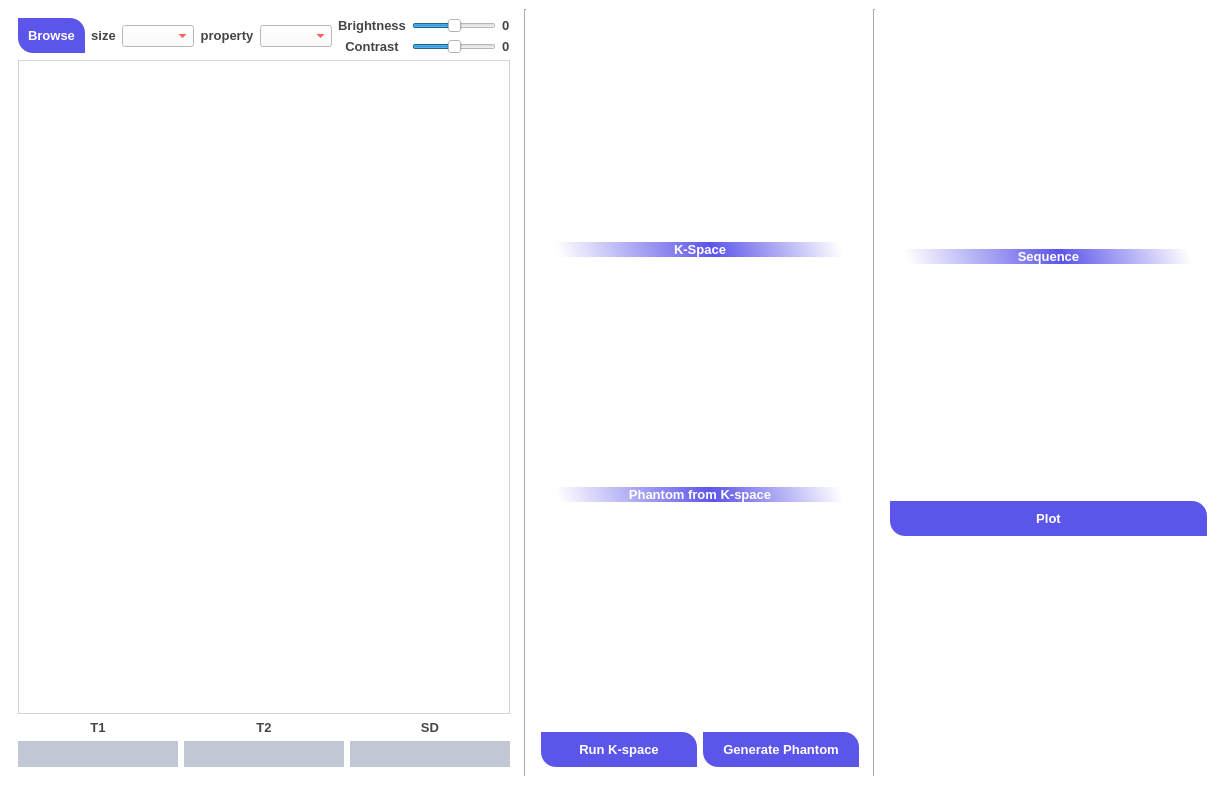
<?xml version="1.0" encoding="UTF-8"?>
<ui version="4.0">
 <class>MainWindow</class>
 <widget class="QMainWindow" name="MainWindow">
  <property name="geometry">
   <rect>
    <x>0</x>
    <y>0</y>
    <width>1225</width>
    <height>785</height>
   </rect>
  </property>
  <property name="windowTitle">
   <string>Image Reconstruction</string>
  </property>
  <property name="windowIcon">
   <iconset>
    <normaloff>SheppLogan_Phantom256.jpg</normaloff>SheppLogan_Phantom256.jpg</iconset>
  </property>
  <property name="styleSheet">
   <string notr="true">
/*-----QWidget-----*/
QWidget
{
	background-color: #fff;
	color: red;

}


/*-----QLabel-----*/
QLabel
{
	background-color: transparent;
	color: #454544;
	font-weight: bold;
	font-size: 13px;

}


/*-----QPushButton-----*/
QPushButton
{
	background-color: #5c55e9;
	color: #fff;
	font-size: 13px;
	font-weight: bold;
	border-top-right-radius: 15px;
	border-top-left-radius: 0px;
	border-bottom-right-radius: 0px;
	border-bottom-left-radius: 15px;
	padding: 10px;

}


QPushButton::disabled
{
	background-color: #5c5c5c;

}


QPushButton::hover
{
	background-color: #5564f2;

}


QPushButton::pressed
{
	background-color: #3d4ef2;

}


/*-----QCheckBox-----*/
QCheckBox
{
	background-color: transparent;
	color: #5c55e9;
	font-size: 10px;
	font-weight: bold;
	border: none;
	border-radius: 5px;

}


/*-----QCheckBox-----*/
QCheckBox::indicator
{
    background-color: #323232;
    border: 1px solid darkgray;
    width: 12px;
    height: 12px;

}


QCheckBox::indicator:checked
{
    image:url(&quot;./ressources/check.png&quot;);
	background-color: #5c55e9;
    border: 1px solid #5c55e9;

}


QCheckBox::indicator:unchecked:hover
{
    border: 1px solid #5c55e9;

}


QCheckBox::disabled
{
	color: #656565;

}


QCheckBox::indicator:disabled
{
	background-color: #656565;
	color: #656565;
    border: 1px solid #656565;

}


/*-----QLineEdit-----*/
QLineEdit
{
	background-color: #c2c7d5;
	color: #2a547f;
	border: none;
	padding: 5px;

}


/*-----QListView-----*/
QListView
{
	background-color: #5c55e9;
	color: #fff;
	font-size: 14px;
	font-weight: bold;
	show-decoration-selected: 0;
	border-radius: 4px;
	padding-left: -15px;
	padding-right: -15px;
	padding-top: 5px;

} 


QListView:disabled 
{
	background-color: #5c5c5c;

}


QListView::item
{
	background-color: #454e5e;
	border: none;
	padding: 10px;
	border-radius: 0px;
	padding-left : 10px;
	height: 32px;

}


QListView::item:selected
{
	color: #000;
	background-color: #fff;

}


QListView::item:!selected
{
	color:white;
	background-color: transparent;
	border: none;
	padding-left : 10px;

}


QListView::item:!selected:hover
{
	color: #fff;
	background-color: #5564f2;
	border: none;
	padding-left : 10px;

}


/*-----QTreeView-----*/
QTreeView 
{
	background-color: #fff;
	show-decoration-selected: 0;
	color: #454544;

}


QTreeView:disabled
{
	background-color: #242526;
	show-decoration-selected: 0;

}


QTreeView::item 
{
	border-top-color: transparent;
	border-bottom-color: transparent;

}


QTreeView::item:hover 
{
	background-color: #bcbdbb;
	color: #000;

}


QTreeView::item:selected 
{
	background-color: #5c55e9;
	color: #fff;

}


QTreeView::item:selected:active
{
	background-color: #5c55e9;
	color: #fff;

}


QTreeView::item:selected:disabled
{
	background-color: #525251;
	color: #656565;

}


QTreeView::branch:has-children:!has-siblings:closed,
QTreeView::branch:closed:has-children:has-siblings 
{
	image: url(://tree-closed.png);

}

QTreeView::branch:open:has-children:!has-siblings,
QTreeView::branch:open:has-children:has-siblings  
{
	image: url(://tree-open.png);

}


/*-----QTableView &amp; QTableWidget-----*/
QTableView
{
    background-color: #fff;
	border: 1px solid gray;
    color: #454544;
    gridline-color: gray;
    outline : 0;

}


QTableView::disabled
{
    background-color: #242526;
    border: 1px solid #32414B;
    color: #656565;
    gridline-color: #656565;
    outline : 0;

}


QTableView::item:hover 
{
    background-color: #bcbdbb;
    color: #000;

}


QTableView::item:selected 
{
	background-color: #5c55e9;
    color: #fff;

}


QTableView::item:selected:disabled
{
    background-color: #1a1b1c;
    border: 2px solid #525251;
    color: #656565;

}


QTableCornerButton::section
{
	background-color: #ced5e3;
	border: none;
    color: #fff;

}


QHeaderView::section
{
	color: #2a547f;
	border: 0px;
	background-color: #ced5e3;
	padding: 5px;

}


QHeaderView::section:disabled
{
    background-color: #525251;
    color: #656565;

}


QHeaderView::section:checked
{
    color: #fff;
    background-color: #5c55e9;

}


QHeaderView::section:checked:disabled
{
    color: #656565;
    background-color: #525251;

}


QHeaderView::section::vertical::first,
QHeaderView::section::vertical::only-one
{
    border-top: 1px solid #353635;

}


QHeaderView::section::vertical
{
    border-top: 1px solid #353635;

}


QHeaderView::section::horizontal::first,
QHeaderView::section::horizontal::only-one
{
    border-left: 1px solid #353635;

}


QHeaderView::section::horizontal
{
    border-left: 1px solid #353635;

}


/*-----QScrollBar-----*/
QScrollBar:horizontal 
{
    background-color: transparent;
    height: 8px;
    margin: 0px;
    padding: 0px;

}


QScrollBar::handle:horizontal 
{
    border: none;
	min-width: 100px;
    background-color: #7e92b7;

}


QScrollBar::add-line:horizontal, 
QScrollBar::sub-line:horizontal,
QScrollBar::add-page:horizontal, 
QScrollBar::sub-page:horizontal 
{
    width: 0px;
    background-color: #d8dce6;

}


QScrollBar:vertical 
{
    background-color: transparent;
    width: 8px;
    margin: 0;

}


QScrollBar::handle:vertical 
{
    border: none;
	min-height: 100px;
    background-color: #7e92b7;

}


QScrollBar::add-line:vertical, 
QScrollBar::sub-line:vertical,
QScrollBar::add-page:vertical, 
QScrollBar::sub-page:vertical 
{
    height: 0px;
    background-color: #d8dce6;

}
</string>
  </property>
  <widget class="QWidget" name="centralwidget">
   <layout class="QGridLayout" name="gridLayout">
    <item row="0" column="0">
     <layout class="QHBoxLayout" name="horizontalLayout_10" stretch="0,0,1,0,1">
      <property name="spacing">
       <number>5</number>
      </property>
      <item>
       <widget class="QWidget" name="widget" native="true">
        <layout class="QVBoxLayout" name="verticalLayout_Phantom">
         <item>
          <layout class="QHBoxLayout" name="horizontalLayout_9">
           <item>
            <widget class="QPushButton" name="pushButton_Browse">
             <property name="sizePolicy">
              <sizepolicy hsizetype="Minimum" vsizetype="Maximum">
               <horstretch>0</horstretch>
               <verstretch>0</verstretch>
              </sizepolicy>
             </property>
             <property name="text">
              <string>Browse</string>
             </property>
            </widget>
           </item>
           <item>
            <layout class="QHBoxLayout" name="horizontalLayout_8">
             <item>
              <layout class="QHBoxLayout" name="horizontalLayout_7">
               <item>
                <layout class="QHBoxLayout" name="horizontalLayout">
                 <item>
                  <widget class="QLabel" name="label_7">
                   <property name="sizePolicy">
                    <sizepolicy hsizetype="MinimumExpanding" vsizetype="Maximum">
                     <horstretch>0</horstretch>
                     <verstretch>0</verstretch>
                    </sizepolicy>
                   </property>
                   <property name="font">
                    <font>
                     <pointsize>-1</pointsize>
                     <weight>75</weight>
                     <bold>true</bold>
                    </font>
                   </property>
                   <property name="text">
                    <string>size</string>
                   </property>
                   <property name="alignment">
                    <set>Qt::AlignCenter</set>
                   </property>
                  </widget>
                 </item>
                 <item>
                  <widget class="QComboBox" name="comboBox_size">
                   <property name="sizePolicy">
                    <sizepolicy hsizetype="Preferred" vsizetype="Fixed">
                     <horstretch>0</horstretch>
                     <verstretch>0</verstretch>
                    </sizepolicy>
                   </property>
                  </widget>
                 </item>
                </layout>
               </item>
               <item>
                <layout class="QHBoxLayout" name="horizontalLayout_5">
                 <item>
                  <widget class="QLabel" name="label">
                   <property name="sizePolicy">
                    <sizepolicy hsizetype="MinimumExpanding" vsizetype="Maximum">
                     <horstretch>0</horstretch>
                     <verstretch>0</verstretch>
                    </sizepolicy>
                   </property>
                   <property name="font">
                    <font>
                     <pointsize>-1</pointsize>
                     <weight>75</weight>
                     <bold>true</bold>
                    </font>
                   </property>
                   <property name="text">
                    <string>property</string>
                   </property>
                   <property name="alignment">
                    <set>Qt::AlignCenter</set>
                   </property>
                  </widget>
                 </item>
                 <item>
                  <widget class="QComboBox" name="comboBox_property">
                   <property name="sizePolicy">
                    <sizepolicy hsizetype="Preferred" vsizetype="Fixed">
                     <horstretch>0</horstretch>
                     <verstretch>0</verstretch>
                    </sizepolicy>
                   </property>
                  </widget>
                 </item>
                </layout>
               </item>
              </layout>
             </item>
             <item>
              <layout class="QVBoxLayout" name="verticalLayout_4">
               <item>
                <layout class="QHBoxLayout" name="horizontalLayout_3">
                 <item>
                  <widget class="QLabel" name="label_14">
                   <property name="sizePolicy">
                    <sizepolicy hsizetype="MinimumExpanding" vsizetype="Maximum">
                     <horstretch>0</horstretch>
                     <verstretch>0</verstretch>
                    </sizepolicy>
                   </property>
                   <property name="font">
                    <font>
                     <pointsize>-1</pointsize>
                     <weight>75</weight>
                     <bold>true</bold>
                    </font>
                   </property>
                   <property name="text">
                    <string>Brightness</string>
                   </property>
                   <property name="alignment">
                    <set>Qt::AlignCenter</set>
                   </property>
                  </widget>
                 </item>
                 <item>
                  <widget class="QSlider" name="slider_brightness">
                   <property name="sizePolicy">
                    <sizepolicy hsizetype="MinimumExpanding" vsizetype="Maximum">
                     <horstretch>0</horstretch>
                     <verstretch>0</verstretch>
                    </sizepolicy>
                   </property>
                   <property name="minimum">
                    <number>0</number>
                   </property>
                   <property name="maximum">
                    <number>200</number>
                   </property>
                   <property name="singleStep">
                    <number>10</number>
                   </property>
                   <property name="value">
                    <number>100</number>
                   </property>
                   <property name="sliderPosition">
                    <number>100</number>
                   </property>
                   <property name="orientation">
                    <enum>Qt::Horizontal</enum>
                   </property>
                   <property name="tickPosition">
                    <enum>QSlider::NoTicks</enum>
                   </property>
                   <property name="tickInterval">
                    <number>0</number>
                   </property>
                  </widget>
                 </item>
                 <item>
                  <widget class="QLabel" name="label_15">
                   <property name="enabled">
                    <bool>false</bool>
                   </property>
                   <property name="sizePolicy">
                    <sizepolicy hsizetype="Preferred" vsizetype="Maximum">
                     <horstretch>0</horstretch>
                     <verstretch>0</verstretch>
                    </sizepolicy>
                   </property>
                   <property name="text">
                    <string>0</string>
                   </property>
                  </widget>
                 </item>
                </layout>
               </item>
               <item>
                <layout class="QHBoxLayout" name="horizontalLayout_2">
                 <item>
                  <widget class="QLabel" name="label_8">
                   <property name="sizePolicy">
                    <sizepolicy hsizetype="MinimumExpanding" vsizetype="Maximum">
                     <horstretch>0</horstretch>
                     <verstretch>0</verstretch>
                    </sizepolicy>
                   </property>
                   <property name="font">
                    <font>
                     <pointsize>-1</pointsize>
                     <weight>75</weight>
                     <bold>true</bold>
                    </font>
                   </property>
                   <property name="layoutDirection">
                    <enum>Qt::LeftToRight</enum>
                   </property>
                   <property name="text">
                    <string>Contrast</string>
                   </property>
                   <property name="alignment">
                    <set>Qt::AlignCenter</set>
                   </property>
                  </widget>
                 </item>
                 <item>
                  <widget class="QSlider" name="slider_contrast">
                   <property name="sizePolicy">
                    <sizepolicy hsizetype="MinimumExpanding" vsizetype="Maximum">
                     <horstretch>0</horstretch>
                     <verstretch>0</verstretch>
                    </sizepolicy>
                   </property>
                   <property name="minimum">
                    <number>50</number>
                   </property>
                   <property name="maximum">
                    <number>150</number>
                   </property>
                   <property name="singleStep">
                    <number>10</number>
                   </property>
                   <property name="value">
                    <number>100</number>
                   </property>
                   <property name="sliderPosition">
                    <number>100</number>
                   </property>
                   <property name="orientation">
                    <enum>Qt::Horizontal</enum>
                   </property>
                   <property name="tickPosition">
                    <enum>QSlider::NoTicks</enum>
                   </property>
                   <property name="tickInterval">
                    <number>0</number>
                   </property>
                  </widget>
                 </item>
                 <item>
                  <widget class="QLabel" name="label_9">
                   <property name="enabled">
                    <bool>false</bool>
                   </property>
                   <property name="sizePolicy">
                    <sizepolicy hsizetype="Preferred" vsizetype="Maximum">
                     <horstretch>0</horstretch>
                     <verstretch>0</verstretch>
                    </sizepolicy>
                   </property>
                   <property name="text">
                    <string>0</string>
                   </property>
                  </widget>
                 </item>
                </layout>
               </item>
              </layout>
             </item>
            </layout>
           </item>
          </layout>
         </item>
         <item>
          <layout class="QVBoxLayout" name="verticalLayout_5">
           <item>
            <widget class="QLabel" name="label_view_img">
             <property name="sizePolicy">
              <sizepolicy hsizetype="MinimumExpanding" vsizetype="MinimumExpanding">
               <horstretch>0</horstretch>
               <verstretch>0</verstretch>
              </sizepolicy>
             </property>
             <property name="mouseTracking">
              <bool>true</bool>
             </property>
             <property name="styleSheet">
              <string notr="true">QLabel{
border: 1px solid lightgrey;

}</string>
             </property>
             <property name="frameShape">
              <enum>QFrame::NoFrame</enum>
             </property>
             <property name="frameShadow">
              <enum>QFrame::Plain</enum>
             </property>
             <property name="text">
              <string/>
             </property>
             <property name="scaledContents">
              <bool>true</bool>
             </property>
            </widget>
           </item>
           <item>
            <layout class="QHBoxLayout" name="horizontalLayout_6">
             <item>
              <layout class="QVBoxLayout" name="verticalLayout_3">
               <item>
                <widget class="QLabel" name="label_2">
                 <property name="text">
                  <string>T1</string>
                 </property>
                 <property name="alignment">
                  <set>Qt::AlignCenter</set>
                 </property>
                </widget>
               </item>
               <item>
                <widget class="QLineEdit" name="lineEdit_t1">
                 <property name="enabled">
                  <bool>false</bool>
                 </property>
                </widget>
               </item>
              </layout>
             </item>
             <item>
              <layout class="QVBoxLayout" name="verticalLayout_2">
               <item>
                <widget class="QLabel" name="label_3">
                 <property name="text">
                  <string>T2</string>
                 </property>
                 <property name="alignment">
                  <set>Qt::AlignCenter</set>
                 </property>
                </widget>
               </item>
               <item>
                <widget class="QLineEdit" name="lineEdit_t2">
                 <property name="enabled">
                  <bool>false</bool>
                 </property>
                </widget>
               </item>
              </layout>
             </item>
             <item>
              <layout class="QVBoxLayout" name="verticalLayout">
               <item>
                <widget class="QLabel" name="label_4">
                 <property name="text">
                  <string>SD</string>
                 </property>
                 <property name="alignment">
                  <set>Qt::AlignCenter</set>
                 </property>
                </widget>
               </item>
               <item>
                <widget class="QLineEdit" name="lineEdit_sd">
                 <property name="enabled">
                  <bool>false</bool>
                 </property>
                </widget>
               </item>
              </layout>
             </item>
            </layout>
           </item>
          </layout>
         </item>
        </layout>
       </widget>
      </item>
      <item>
       <widget class="Line" name="line">
        <property name="orientation">
         <enum>Qt::Vertical</enum>
        </property>
       </widget>
      </item>
      <item>
       <widget class="QWidget" name="widget" native="true">
        <layout class="QVBoxLayout" name="verticalLayout_Kspace" stretch="1,0">
         <item>
          <layout class="QVBoxLayout" name="verticalLayout_7">
           <item>
            <widget class="QLabel" name="label_5">
             <property name="sizePolicy">
              <sizepolicy hsizetype="Preferred" vsizetype="Maximum">
               <horstretch>0</horstretch>
               <verstretch>0</verstretch>
              </sizepolicy>
             </property>
             <property name="font">
              <font>
               <pointsize>-1</pointsize>
               <weight>75</weight>
               <bold>true</bold>
              </font>
             </property>
             <property name="styleSheet">
              <string notr="true">background-color: qlineargradient(spread:pad, x1:1, y1:0.493909, x2:0, y2:0.511045, stop:0.0547264 rgba(211, 138, 44, 0), stop:0.462687 rgba(92, 85, 233, 255), stop:0.950249 rgba(211, 138, 44, 0));

color: #fff;</string>
             </property>
             <property name="text">
              <string>K-Space</string>
             </property>
             <property name="alignment">
              <set>Qt::AlignCenter</set>
             </property>
            </widget>
           </item>
           <item>
            <layout class="QHBoxLayout" name="horizontalLayout_Kspace"/>
           </item>
           <item>
            <widget class="QLabel" name="label_6">
             <property name="sizePolicy">
              <sizepolicy hsizetype="Preferred" vsizetype="Maximum">
               <horstretch>0</horstretch>
               <verstretch>0</verstretch>
              </sizepolicy>
             </property>
             <property name="font">
              <font>
               <pointsize>-1</pointsize>
               <weight>75</weight>
               <bold>true</bold>
              </font>
             </property>
             <property name="styleSheet">
              <string notr="true">background-color: qlineargradient(spread:pad, x1:1, y1:0.493909, x2:0, y2:0.511045, stop:0.0547264 rgba(211, 138, 44, 0), stop:0.462687 rgba(92, 85, 233, 255), stop:0.950249 rgba(211, 138, 44, 0));

color: #fff;</string>
             </property>
             <property name="text">
              <string>Phantom from K-space</string>
             </property>
             <property name="alignment">
              <set>Qt::AlignCenter</set>
             </property>
            </widget>
           </item>
           <item>
            <layout class="QHBoxLayout" name="horizontalLayout_phantom"/>
           </item>
          </layout>
         </item>
         <item>
          <layout class="QHBoxLayout" name="horizontalLayout_4">
           <item>
            <widget class="QPushButton" name="pushButton_Run">
             <property name="font">
              <font>
               <pointsize>-1</pointsize>
               <weight>75</weight>
               <bold>true</bold>
              </font>
             </property>
             <property name="text">
              <string>Run K-space</string>
             </property>
            </widget>
           </item>
           <item>
            <widget class="QPushButton" name="pushButton_Run_Generat_phantom">
             <property name="font">
              <font>
               <pointsize>-1</pointsize>
               <weight>75</weight>
               <bold>true</bold>
              </font>
             </property>
             <property name="text">
              <string>Generate Phantom</string>
             </property>
            </widget>
           </item>
          </layout>
         </item>
        </layout>
       </widget>
      </item>
      <item>
       <widget class="Line" name="line_2">
        <property name="orientation">
         <enum>Qt::Vertical</enum>
        </property>
       </widget>
      </item>
      <item>
       <widget class="QWidget" name="widget" native="true">
        <layout class="QVBoxLayout" name="verticalLayout_Sequence">
         <item>
          <widget class="QLabel" name="label_11">
           <property name="sizePolicy">
            <sizepolicy hsizetype="Preferred" vsizetype="Maximum">
             <horstretch>0</horstretch>
             <verstretch>0</verstretch>
            </sizepolicy>
           </property>
           <property name="font">
            <font>
             <pointsize>-1</pointsize>
             <weight>75</weight>
             <bold>true</bold>
            </font>
           </property>
           <property name="styleSheet">
            <string notr="true">background-color: qlineargradient(spread:pad, x1:1, y1:0.493909, x2:0, y2:0.511045, stop:0.0547264 rgba(211, 138, 44, 0), stop:0.462687 rgba(92, 85, 233, 255), stop:0.950249 rgba(211, 138, 44, 0));

color: #fff;</string>
           </property>
           <property name="text">
            <string>Sequence</string>
           </property>
           <property name="alignment">
            <set>Qt::AlignCenter</set>
           </property>
          </widget>
         </item>
         <item>
          <layout class="QHBoxLayout" name="horizontalLayout_Sequence"/>
         </item>
         <item>
          <widget class="QPushButton" name="pushButton_Plot">
           <property name="sizePolicy">
            <sizepolicy hsizetype="Preferred" vsizetype="Maximum">
             <horstretch>0</horstretch>
             <verstretch>0</verstretch>
            </sizepolicy>
           </property>
           <property name="text">
            <string>Plot</string>
           </property>
          </widget>
         </item>
        </layout>
       </widget>
      </item>
     </layout>
    </item>
   </layout>
  </widget>
 </widget>
 <resources/>
 <connections/>
</ui>
